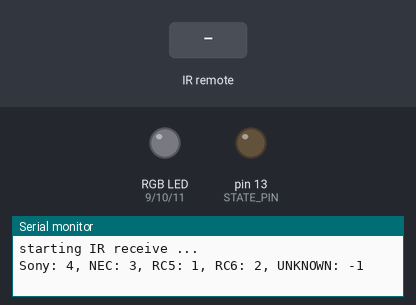
The sketch below on a simulated Arduino Uno, built with avr-gcc and run on an emulated ATmega328P. Shown: an RGB LED mixed from three pins (HIGH = lit), output pins drawn as LEDs (lit = HIGH), the last lines printed to the serial monitor. The test bench sets the inputs (shaded band).

Above: at 1.2 s.
1.3 s: infrared code 0xFFFFFFFF received
At 2.0 s:
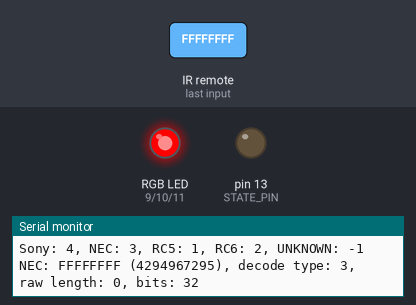
2.9 s: infrared code 0xFFC13E received
At 4.2 s:
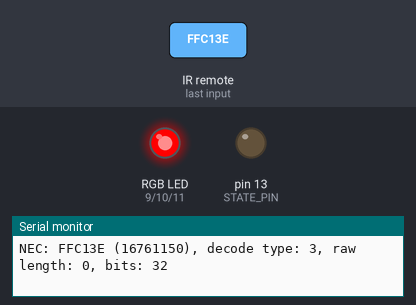
4.5 s: infrared code 0xFF11EE received
At 5.5 s:
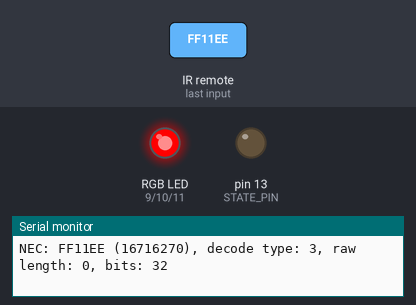
Timing chart, 0 to 7.5 s (numbered marks = the images above; inputs shaded):
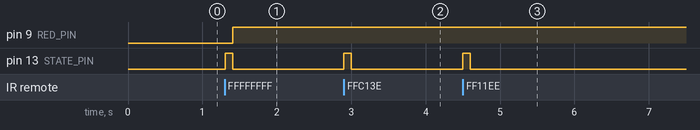

The sketch:

Infrarot-RGB-LED-Lichterkette.ino
```cpp
/**
   Steuerung der RGB Lichterkette über Arduino IR
   @version 1.0.0
   @author Michael
   @since 2018-11-01

   Codes:
   Repeat: 4294967295
   On/Off: 16761150
   CS:  16716270
   C3:  16724430
   C7:  16714230
   C16: 16722390

*/

#include <IRremote.h>

const int REPEATER = 4294967295;
const int ON_OFF = 16761150;
const int CS = 16716270;
const int C3 = 16724430;
const int C7 = 16714230;
const int C16 = 16722390;

const int RECV_PIN  = 6;
const int STATE_PIN = 13;
const int RED_PIN   = 9;
const int GREEN_PIN = 10;
const int BLUE_PIN  = 11;

int count = 0;

IRrecv irrecv(RECV_PIN);
IRsend irsend;

decode_results results;
void setup()
{
  Serial.begin(9600);
  Serial.println("starting IR receive ...");
  // State LED
  pinMode (STATE_PIN, OUTPUT);
  digitalWrite(STATE_PIN, LOW);

  // RGB LED
  pinMode (RED_PIN, OUTPUT);
  digitalWrite(RED_PIN, LOW);
  pinMode (GREEN_PIN, OUTPUT);
  digitalWrite(GREEN_PIN, LOW);
  pinMode (BLUE_PIN, OUTPUT);
  digitalWrite(BLUE_PIN, LOW);

  // Infrarot Empfaengerdiode
  irrecv.enableIRIn();

  Serial.print("Sony: ");
  Serial.print(SONY);
  Serial.print(", NEC: ");
  Serial.print(NEC);
  Serial.print(", RC5: ");
  Serial.print(RC5);
  Serial.print(", RC6: ");
  Serial.print(RC6);
  Serial.print(", UNKNOWN: ");
  Serial.print(UNKNOWN);
  Serial.println();

}

void loop() {

//  for (int i = 0; i < 3; i++) {
//    irsend.sendNEC(1024, 12);
//    // Serial.print("sending ...");
//    delay(40);
//  }

  if (irrecv.decode(&results)) {

    //irsend.sendNEC(1024, 12);

    if (results.decode_type == NEC) {
      Serial.print("NEC: ");
    } else if (results.decode_type == SONY) {
      Serial.print("SONY: ");
    } else if (results.decode_type == RC5) {
      Serial.print("RC5: ");
    } else if (results.decode_type == RC6) {
      Serial.print("RC6: ");
    } else if (results.decode_type == UNKNOWN) {
      Serial.print("UNKNOWN: ");
    }
    Serial.print(results.value, HEX);

    Serial.print(" (");
    Serial.print(results.value, DEC);
    Serial.print(")");

    Serial.print(", decode type: ");
    Serial.print(results.decode_type);
    Serial.print(", raw length: ");
    Serial.print(results.rawlen);
    Serial.print(", bits: ");
    Serial.print(results.bits);
    Serial.println();


    switch (results.value) {
      case REPEATER:        // 1
        ping();
        digitalWrite(RED_PIN, HIGH);
        digitalWrite(GREEN_PIN, LOW);
        digitalWrite(BLUE_PIN, LOW);
        break;
      case ON_OFF:        // 2
        ping();
        digitalWrite(RED_PIN, LOW);
        digitalWrite(GREEN_PIN, HIGH);
        digitalWrite(BLUE_PIN, LOW);
        break;
      case CS:        // 3
        ping();
        digitalWrite(GREEN_PIN, LOW);
        digitalWrite(GREEN_PIN, LOW);
        digitalWrite(BLUE_PIN, HIGH);
        break;
      case C3:        // 3
        ping();
        digitalWrite(GREEN_PIN, LOW);
        digitalWrite(GREEN_PIN, HIGH);
        digitalWrite(BLUE_PIN, HIGH);
        break;
      case C7:        // 3
        ping();
        digitalWrite(GREEN_PIN, HIGH);
        digitalWrite(GREEN_PIN, LOW);
        digitalWrite(BLUE_PIN, HIGH);
        break;
      case C16:        // 3
        ping();
        digitalWrite(GREEN_PIN, HIGH);
        digitalWrite(GREEN_PIN, HIGH);
        digitalWrite(BLUE_PIN, LOW);
        break;
      default:        // 3
        ping();
        digitalWrite(GREEN_PIN, LOW);
        digitalWrite(GREEN_PIN, LOW);
        digitalWrite(BLUE_PIN, LOW);
        break;

    }
    irrecv.resume(); // Receive the next value
  }
}

void ping () {
  digitalWrite (STATE_PIN, HIGH);
  delay(100);
  digitalWrite (STATE_PIN, LOW);
}
```

Measured:
- after the input at 1.3 s, pin 9 (RED_PIN): LOW → HIGH after 0.10 s; pin 13 (STATE_PIN): LOW → HIGH at once, → LOW 0.10 s later
- after the input at 2.9 s, pin 13 (STATE_PIN): LOW → HIGH at once, → LOW 0.10 s later
- after the input at 4.5 s, pin 13 (STATE_PIN): LOW → HIGH at once, → LOW 0.10 s later
